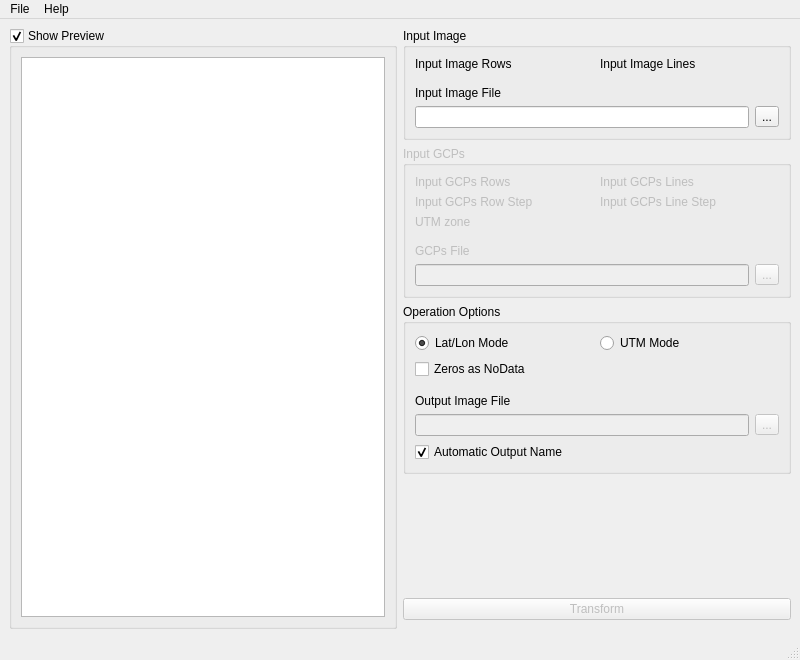
<?xml version="1.0" encoding="UTF-8"?>
<ui version="4.0">
 <class>MainWindow</class>
 <widget class="QMainWindow" name="MainWindow">
  <property name="geometry">
   <rect>
    <x>0</x>
    <y>0</y>
    <width>800</width>
    <height>660</height>
   </rect>
  </property>
  <property name="windowTitle">
   <string notr="true">MSUProj-Qt</string>
  </property>
  <widget class="QWidget" name="centralwidget">
   <layout class="QHBoxLayout" name="horizontalLayout">
    <item>
     <widget class="QGroupBox" name="previewBox">
      <property name="title">
       <string>Show Preview</string>
      </property>
      <property name="checkable">
       <bool>true</bool>
      </property>
      <layout class="QVBoxLayout" name="verticalLayout_4">
       <item>
        <widget class="QGraphicsView" name="imageView">
         <property name="sizePolicy">
          <sizepolicy hsizetype="Minimum" vsizetype="Expanding">
           <horstretch>0</horstretch>
           <verstretch>0</verstretch>
          </sizepolicy>
         </property>
        </widget>
       </item>
      </layout>
     </widget>
    </item>
    <item>
     <layout class="QVBoxLayout" name="OPTGCPLayout">
      <property name="bottomMargin">
       <number>9</number>
      </property>
      <item>
       <widget class="QGroupBox" name="imageBox">
        <property name="sizePolicy">
         <sizepolicy hsizetype="Minimum" vsizetype="Preferred">
          <horstretch>0</horstretch>
          <verstretch>0</verstretch>
         </sizepolicy>
        </property>
        <property name="title">
         <string>Input Image</string>
        </property>
        <layout class="QVBoxLayout" name="verticalLayout">
         <item>
          <layout class="QGridLayout" name="imageInfo">
           <item row="0" column="0">
            <widget class="QLabel" name="imageRowsLabel">
             <property name="text">
              <string>Input Image Rows</string>
             </property>
            </widget>
           </item>
           <item row="0" column="1">
            <widget class="QLabel" name="imageLinesLabel">
             <property name="text">
              <string>Input Image Lines</string>
             </property>
            </widget>
           </item>
          </layout>
         </item>
         <item>
          <spacer name="verticalSpacer_3">
           <property name="orientation">
            <enum>Qt::Vertical</enum>
           </property>
           <property name="sizeType">
            <enum>QSizePolicy::Minimum</enum>
           </property>
           <property name="sizeHint" stdset="0">
            <size>
             <width>20</width>
             <height>9</height>
            </size>
           </property>
          </spacer>
         </item>
         <item>
          <widget class="QLabel" name="imagePathLabel">
           <property name="toolTip">
            <string>Path to input image file</string>
           </property>
           <property name="text">
            <string>Input Image File</string>
           </property>
          </widget>
         </item>
         <item>
          <layout class="QHBoxLayout" name="imagePathLayout">
           <property name="bottomMargin">
            <number>0</number>
           </property>
           <item>
            <widget class="QLineEdit" name="imagePathEdit">
             <property name="sizePolicy">
              <sizepolicy hsizetype="Preferred" vsizetype="Fixed">
               <horstretch>0</horstretch>
               <verstretch>0</verstretch>
              </sizepolicy>
             </property>
             <property name="toolTip">
              <string>Path to input image file</string>
             </property>
            </widget>
           </item>
           <item>
            <widget class="QToolButton" name="imagePathButton">
             <property name="toolTip">
              <string>Select file</string>
             </property>
             <property name="text">
              <string notr="true">...</string>
             </property>
            </widget>
           </item>
          </layout>
         </item>
        </layout>
       </widget>
      </item>
      <item>
       <widget class="QGroupBox" name="gcpBox">
        <property name="enabled">
         <bool>false</bool>
        </property>
        <property name="title">
         <string>Input GCPs</string>
        </property>
        <layout class="QVBoxLayout" name="verticalLayout_3">
         <item>
          <layout class="QGridLayout" name="gridLayout">
           <item row="0" column="1">
            <widget class="QLabel" name="gcpLinesLabel">
             <property name="text">
              <string>Input GCPs Lines</string>
             </property>
            </widget>
           </item>
           <item row="0" column="0">
            <widget class="QLabel" name="gcpRowsLabel">
             <property name="text">
              <string>Input GCPs Rows</string>
             </property>
            </widget>
           </item>
           <item row="1" column="0">
            <widget class="QLabel" name="gcpRowStepLabel">
             <property name="text">
              <string>Input GCPs Row Step</string>
             </property>
            </widget>
           </item>
           <item row="1" column="1">
            <widget class="QLabel" name="gcpLineStepLabel">
             <property name="text">
              <string>Input GCPs Line Step</string>
             </property>
            </widget>
           </item>
           <item row="2" column="0">
            <widget class="QLabel" name="utmZone">
             <property name="text">
              <string>UTM zone</string>
             </property>
            </widget>
           </item>
          </layout>
         </item>
         <item>
          <spacer name="verticalSpacer_2">
           <property name="orientation">
            <enum>Qt::Vertical</enum>
           </property>
           <property name="sizeType">
            <enum>QSizePolicy::Minimum</enum>
           </property>
           <property name="sizeHint" stdset="0">
            <size>
             <width>20</width>
             <height>9</height>
            </size>
           </property>
          </spacer>
         </item>
         <item>
          <widget class="QLabel" name="gcpPathLabel">
           <property name="toolTip">
            <string>Path to input GCP file</string>
           </property>
           <property name="text">
            <string>GCPs File</string>
           </property>
          </widget>
         </item>
         <item>
          <layout class="QHBoxLayout" name="gcpPathLayout">
           <property name="bottomMargin">
            <number>0</number>
           </property>
           <item>
            <widget class="QLineEdit" name="gcpPathEdit">
             <property name="sizePolicy">
              <sizepolicy hsizetype="Preferred" vsizetype="Fixed">
               <horstretch>0</horstretch>
               <verstretch>0</verstretch>
              </sizepolicy>
             </property>
             <property name="toolTip">
              <string>Path to input GCP file</string>
             </property>
            </widget>
           </item>
           <item>
            <widget class="QToolButton" name="gcpPathButton">
             <property name="toolTip">
              <string>Select file</string>
             </property>
             <property name="text">
              <string notr="true">...</string>
             </property>
            </widget>
           </item>
          </layout>
         </item>
        </layout>
       </widget>
      </item>
      <item>
       <widget class="QGroupBox" name="optBox">
        <property name="title">
         <string>Operation Options</string>
        </property>
        <layout class="QVBoxLayout" name="verticalLayout_2">
         <item>
          <layout class="QHBoxLayout" name="horizontalLayout_2">
           <property name="bottomMargin">
            <number>0</number>
           </property>
           <item>
            <widget class="QRadioButton" name="modeLatLonButton">
             <property name="text">
              <string>Lat/Lon Mode</string>
             </property>
             <property name="checked">
              <bool>true</bool>
             </property>
            </widget>
           </item>
           <item>
            <widget class="QRadioButton" name="modeUTMButton">
             <property name="text">
              <string>UTM Mode</string>
             </property>
            </widget>
           </item>
          </layout>
         </item>
         <item>
          <widget class="QCheckBox" name="modeNDZBox">
           <property name="text">
            <string>Zeros as NoData</string>
           </property>
          </widget>
         </item>
         <item>
          <spacer name="verticalSpacer">
           <property name="orientation">
            <enum>Qt::Vertical</enum>
           </property>
           <property name="sizeType">
            <enum>QSizePolicy::Minimum</enum>
           </property>
           <property name="sizeHint" stdset="0">
            <size>
             <width>20</width>
             <height>9</height>
            </size>
           </property>
          </spacer>
         </item>
         <item>
          <widget class="QLabel" name="outPathLabel">
           <property name="toolTip">
            <string>Path to output image file</string>
           </property>
           <property name="text">
            <string>Output Image File</string>
           </property>
          </widget>
         </item>
         <item>
          <layout class="QHBoxLayout" name="outPathLayout">
           <property name="bottomMargin">
            <number>0</number>
           </property>
           <item>
            <widget class="QLineEdit" name="outPathEdit">
             <property name="enabled">
              <bool>false</bool>
             </property>
             <property name="sizePolicy">
              <sizepolicy hsizetype="Preferred" vsizetype="Fixed">
               <horstretch>0</horstretch>
               <verstretch>0</verstretch>
              </sizepolicy>
             </property>
             <property name="toolTip">
              <string>Path to output image file</string>
             </property>
            </widget>
           </item>
           <item>
            <widget class="QToolButton" name="outPathButton">
             <property name="enabled">
              <bool>false</bool>
             </property>
             <property name="toolTip">
              <string>Specify file</string>
             </property>
             <property name="text">
              <string notr="true">...</string>
             </property>
            </widget>
           </item>
          </layout>
         </item>
         <item>
          <widget class="QCheckBox" name="autoOutNameBox">
           <property name="text">
            <string>Automatic Output Name</string>
           </property>
           <property name="checked">
            <bool>true</bool>
           </property>
          </widget>
         </item>
        </layout>
       </widget>
      </item>
      <item>
       <spacer name="verticalSpacer_4">
        <property name="orientation">
         <enum>Qt::Vertical</enum>
        </property>
        <property name="sizeHint" stdset="0">
         <size>
          <width>0</width>
          <height>0</height>
         </size>
        </property>
       </spacer>
      </item>
      <item>
       <widget class="QPushButton" name="startButton">
        <property name="enabled">
         <bool>false</bool>
        </property>
        <property name="sizePolicy">
         <sizepolicy hsizetype="Preferred" vsizetype="Fixed">
          <horstretch>0</horstretch>
          <verstretch>0</verstretch>
         </sizepolicy>
        </property>
        <property name="toolTip">
         <string>Start warping</string>
        </property>
        <property name="text">
         <string>Transform</string>
        </property>
       </widget>
      </item>
     </layout>
    </item>
   </layout>
  </widget>
  <widget class="QMenuBar" name="menubar">
   <property name="geometry">
    <rect>
     <x>0</x>
     <y>0</y>
     <width>800</width>
     <height>25</height>
    </rect>
   </property>
   <widget class="QMenu" name="menuFile">
    <property name="title">
     <string>File</string>
    </property>
    <addaction name="actionExit"/>
   </widget>
   <widget class="QMenu" name="menuHelp">
    <property name="title">
     <string>Help</string>
    </property>
    <addaction name="actionReference"/>
    <addaction name="actionAbout"/>
   </widget>
   <addaction name="menuFile"/>
   <addaction name="menuHelp"/>
  </widget>
  <widget class="QStatusBar" name="statusbar"/>
  <action name="actionExit">
   <property name="text">
    <string>Exit</string>
   </property>
   <property name="toolTip">
    <string>Exit application</string>
   </property>
   <property name="shortcut">
    <string notr="true">Ctrl+Q</string>
   </property>
  </action>
  <action name="actionAbout">
   <property name="text">
    <string>About</string>
   </property>
  </action>
  <action name="actionReference">
   <property name="text">
    <string>Reference</string>
   </property>
   <property name="shortcut">
    <string notr="true">F1</string>
   </property>
  </action>
 </widget>
 <resources/>
 <connections>
  <connection>
   <sender>actionExit</sender>
   <signal>triggered()</signal>
   <receiver>MainWindow</receiver>
   <slot>close()</slot>
   <hints>
    <hint type="sourcelabel">
     <x>-1</x>
     <y>-1</y>
    </hint>
    <hint type="destinationlabel">
     <x>399</x>
     <y>299</y>
    </hint>
   </hints>
  </connection>
 </connections>
</ui>
